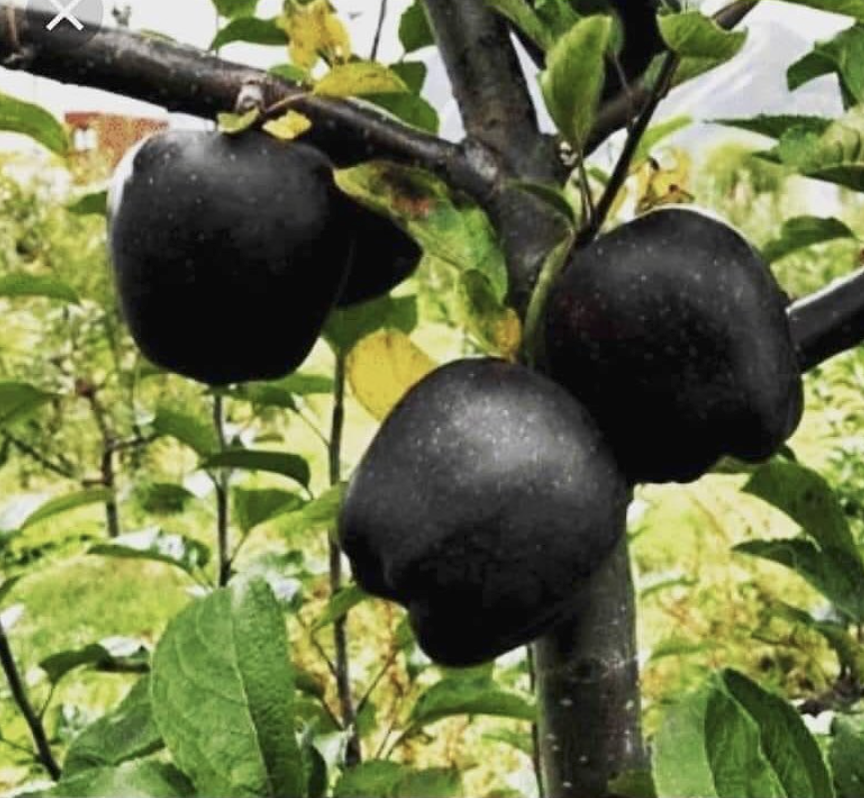
#> input picture Pictures/black_apple.png, 864 x 798 px, found by its file name
$ jupyter execute 'Thresholding - Lösung.ipynb'
#> lines starting #> are read from the running program, lines starting #| are printed output that depends on the picture; after the words box and inside, x2 and y2 are one past the last pixel; in counts of white or black regions, pixels touching at a corner belong together
[cell 1]
import cv2
import numpy as np

In diesem Notebook lernen Sie Thresholding-Methoden zum extrahieren relevanter Bildobjekte zu nutzen

Lesen Sie die black_apple.jpg-Datei aus dem Quellordner ein und zeigen Sie diese mit der imread()-Methode an

[cell 2]
path = "../../Pictures/examples/black_apple.png" ##Ihr Pfad wird anders sein
img = cv2.imread(path,0)
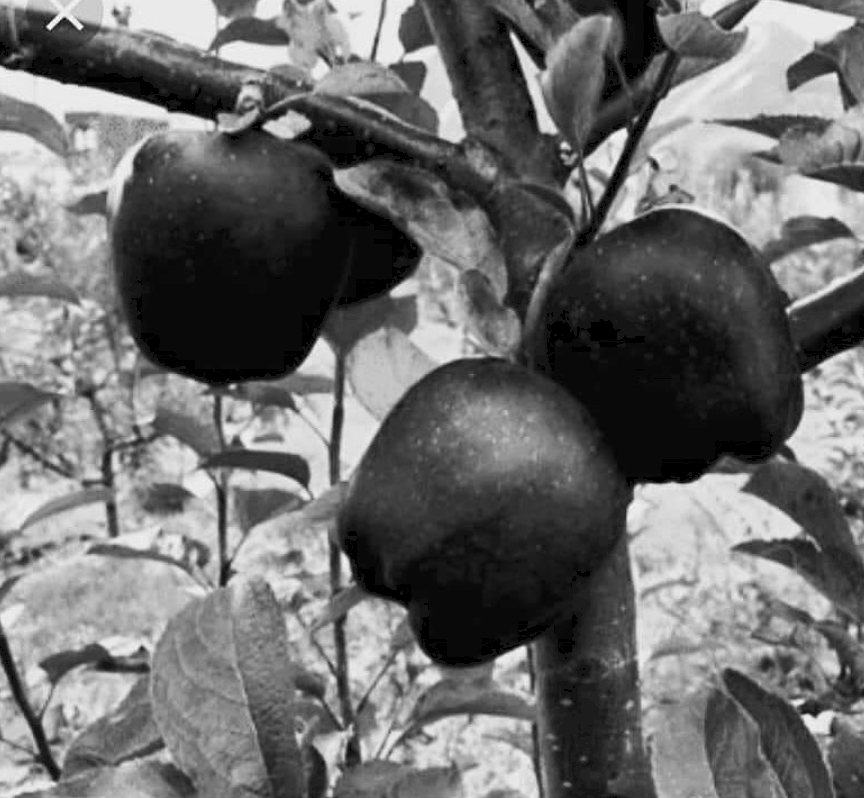
#> img: shape (798, 864); min 0, max 254, mean 109

cv2.imshow('image',img)
cv2.waitKey(0)
cv2.destroyAllWindows()

Versuchen Sie so viel wie möglich von den Äpfeln in dem Thresholding zu erfassen. Versuchen Sie dafür mehrere Kombinationen der Parameter aus

[cell 3]
img = cv2.medianBlur(img,5)

##simple Thresholding
_, th1 = cv2.threshold(img,120,255,cv2.THRESH_BINARY_INV)
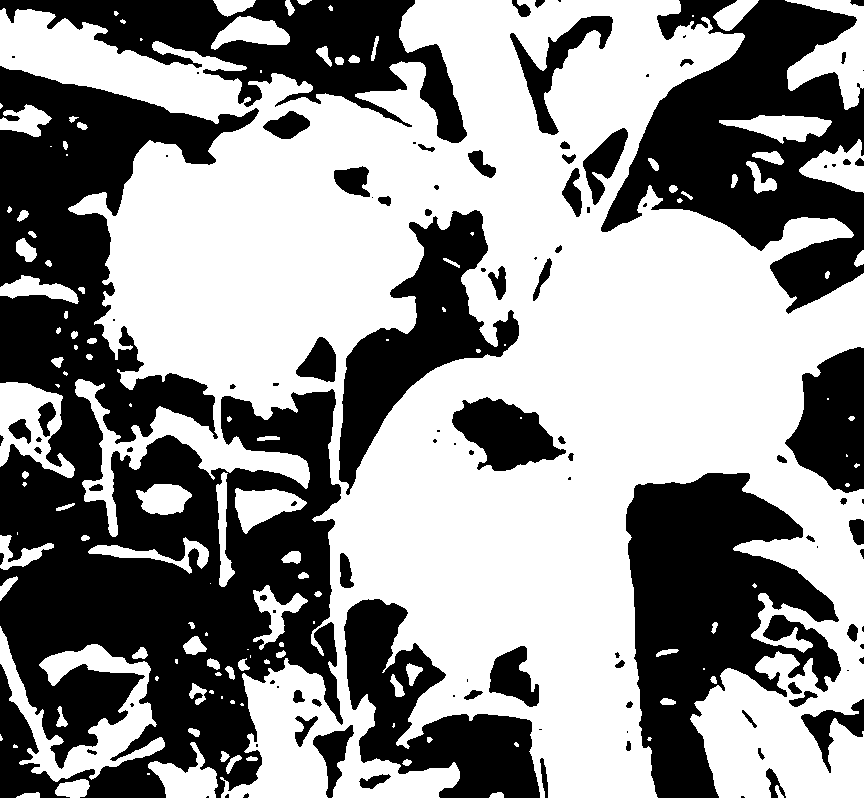
#> th1: shape (798, 864); 56.7% white; 111 black regions (40 under 20 px), largest, box (x1, y1, x2, y2) and area: (0, 66, 343, 798) 129872, (601, 0, 864, 314) 39471, (626, 473, 841, 798) 38312

##adaptive Thresholding
th2 = cv2.adaptiveThreshold(img, 255, cv2.ADAPTIVE_THRESH_GAUSSIAN_C, cv2.THRESH_BINARY, 11, 2)
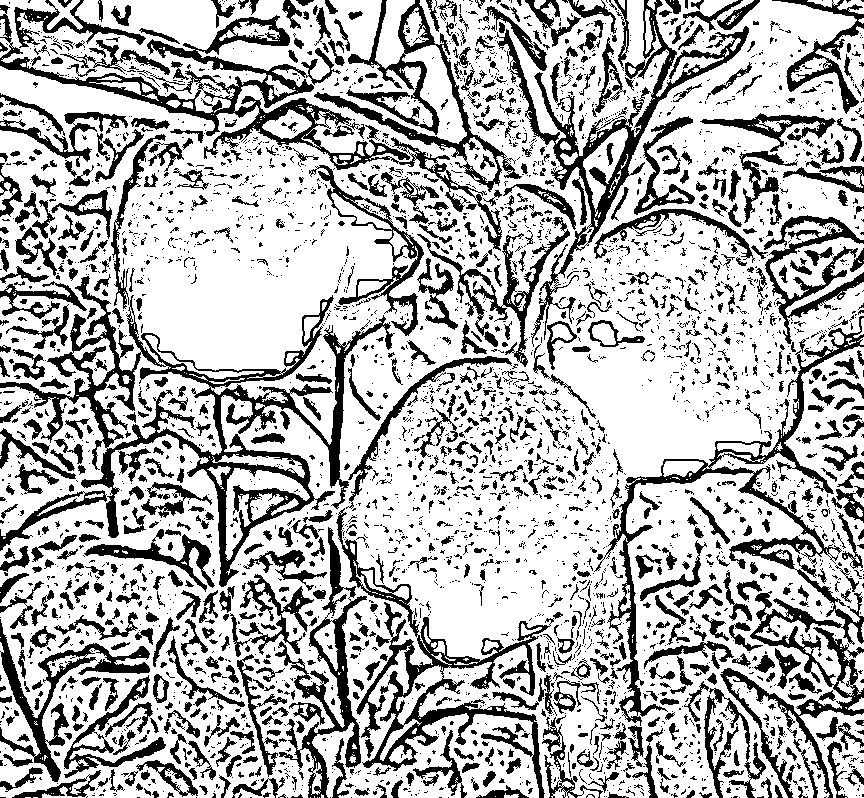
#> th2: shape (798, 864); 70.9% white; 3702 black regions (2730 under 20 px), largest, box (x1, y1, x2, y2) and area: (0, 276, 395, 587) 17101, (594, 316, 864, 798) 14284, (0, 5, 502, 251) 11078

cv2.imshow('image',img)
cv2.imshow('th1', th1)
cv2.imshow('th2', th2)
cv2.waitKey(0)
cv2.destroyAllWindows()
